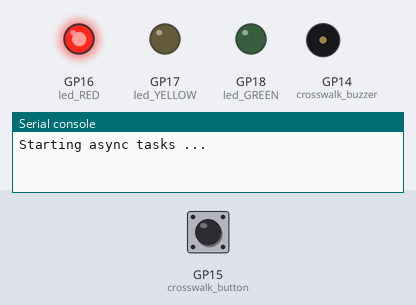
Recording of a program running on a simulated Raspberry Pi Pico running MicroPython. Shown: output pins drawn as LEDs (lit = HIGH), buzzer (waves = sounding, pin HIGH), the last lines printed to the serial console. The inputs (shaded band) are chosen by the test bench; at power-on: GP15 (crosswalk_button) HIGH.

Above: at 1.2 s.
1.3 s: GP15 (crosswalk_button) pulled LOW for 0.15 s
At 4.9 s:
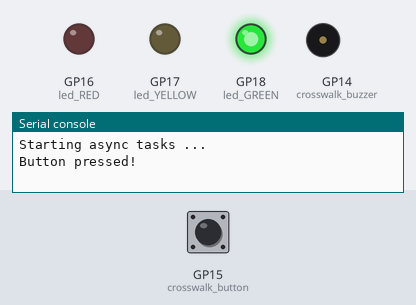
At 9.1 s:
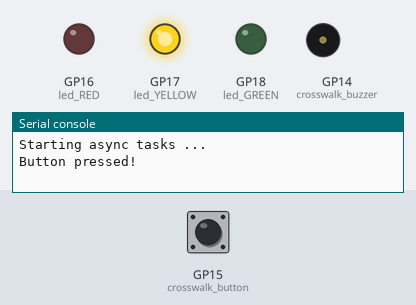
Timing chart, 0 to 16.2 s (numbered marks = the images above; inputs shaded):
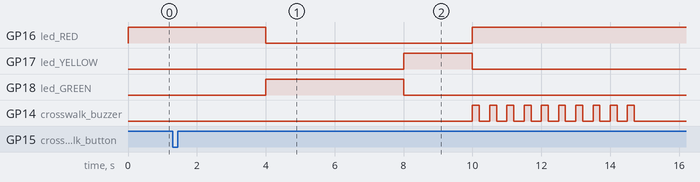

Measured:
- after the input at 1.3 s, GP16 (led_RED): goes on until 10.0 s, then stays HIGH; GP18 (led_GREEN): goes on until 8.0 s, then stays LOW; GP14 (crosswalk_buzzer): alternates HIGH for 0.20 s and LOW for 0.30 s, 20 changes in all, then stays LOW, starting after 8.7 s

The program:

asyncioISR_TrafficLights.py
```python
"""
asyncioISR_TrafficLights.py
--------
Pelican LED Traffic Lights with active Piezo crosswalk buzzer and
    push button using ISR and asyncio

Traffic Light Logic Flow::
  No Pedestrian:
      Red -> Green, Green -> Yellow -> Red
  Pedestrian Crossing:
      Setting the flag variable button_pressed = True indicates
          that the crosswalk button was pressed
      On next Red, buzz for 5 seconds allowing pedestrian to
          cross then set button_pressed = False and proceed to
          No Pedestrian sequence
"""
from machine import Pin
from time import sleep
import asyncio

# Set up LED traffic lights
led_RED    = Pin(16, Pin.OUT)  # GPIO16
led_YELLOW = Pin(17, Pin.OUT)
led_GREEN  = Pin(18, Pin.OUT)

# Set up GPIO pins connected to the crosswalk buzzer and button
crosswalk_buzzer = Pin(14, Pin.OUT)  # GPIO14
crosswalk_button = Pin(15, Pin.IN, Pin.PULL_UP)  # GPIO15

# Turn off LEDs
def turn_off_lights():
    print("Turning off lights")
    led_RED.value(0)     # Red light    OFF
    led_GREEN.value(0)   # Green light  OFF
    led_YELLOW.value(0)  # Yellow light OFF

# Asyncio flags to signal button press from ISR to asyncio task
button_pressed_flag = asyncio.ThreadSafeFlag()
button_pressed_event = asyncio.Event()

# Interrupt Service Routine (ISR) that sets the flag to signal
#     the handle_button_press() coroutine
def button_isr(pin):
    button_pressed_flag.set()

# Bridging ISR to asyncio event loop
async def handle_button_press():
    while True:
        # Wait for the button pressed flag to be set by the ISR
        await button_pressed_flag.wait()

        # Debounce the button for at least 50 ms to prevent
        #   multiple triggers from a single press
        await asyncio.sleep_ms(50)

        # Check button state again after debouncing the buttton
        if crosswalk_button.value() == 0:
            print("Button pressed!")
            button_pressed_event.set()

# LED Traffic Lights Controller
async def traffic_lights(light_duration = 4):
    """Simulate a traffic light using asyncio"""

    button_counter = 0  # the button has not yet been pressed
    while True:
        # If crosswalk button is pressed, clear
        #   the event for the next button press
        if button_pressed_event.is_set():
            button_pressed_event.clear()

            # Increment button counter
            button_counter = button_counter + 1
            print(f"Crosswalk button counter = {button_counter}")
            led_RED.value(1)

            # Make buzzing sound for 5 seconds
            #     while the pedestrians cross
            for i in range(10):
                crosswalk_buzzer.value(1)
                sleep(0.2)
                crosswalk_buzzer.value(0)
                sleep(0.2)
                await asyncio.sleep_ms(100)

        # Red light
        led_RED.value(1)
        await asyncio.sleep(light_duration)
        led_RED.value(0)

        # Green light
        led_GREEN.value(1)
        await asyncio.sleep(light_duration)
        led_GREEN.value(0)

        # Yellow light
        led_YELLOW.value(1)
        await asyncio.sleep(light_duration // 2)
        led_YELLOW.value(0)

async def main():
    print("Starting async tasks ...")

    # Attach the interrupt handler to the button pin
    crosswalk_button.irq(trigger=Pin.IRQ_FALLING, \
                         handler=button_isr)

    # Create the button handling task
    button_task = \
                asyncio.create_task(handle_button_press())

    # Create traffic lights task
    traffic_controller_task = \
        asyncio.create_task(traffic_lights(light_duration = 4))

    # Schedule asyncio tasks to be run concurrently as a group
    await asyncio.gather(button_task, traffic_controller_task)

if __name__ == "__main__":

    # Start event loop
    try:
        main_task=asyncio.run(main())

    # Keyboard interrupt caught
    except KeyboardInterrupt:
        print("Traffic lights interrupted by user.")

    # Unexpected error
    except Exception as e:
        print(f"An unexpected error occurred: {e}")

    # Turn off LEDs
    finally:
        # Turn off the traffic lights
        turn_off_lights()

        # Cleanup (e.g., disable IRQ) if necessary
        crosswalk_button.irq(handler=None)  # Disable interrupt

        print("\nAsyncio Pelican Traffic Light Controller "
              "program ended.")
```
